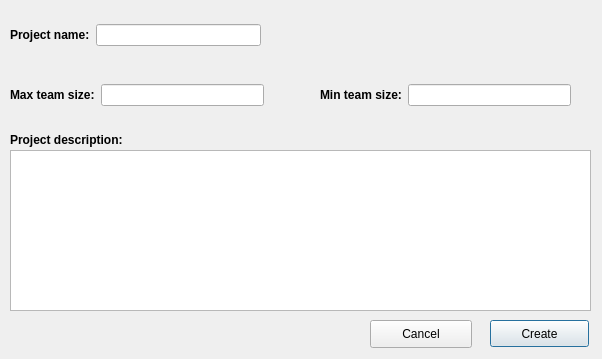
<?xml version="1.0" encoding="UTF-8"?>
<ui version="4.0">
 <class>ManageProjectWindow</class>
 <widget class="QDialog" name="ManageProjectWindow">
  <property name="geometry">
   <rect>
    <x>0</x>
    <y>0</y>
    <width>602</width>
    <height>359</height>
   </rect>
  </property>
  <property name="windowTitle">
   <string>Create Project</string>
  </property>
  <widget class="QPushButton" name="createBtn">
   <property name="geometry">
    <rect>
     <x>490</x>
     <y>320</y>
     <width>99</width>
     <height>27</height>
    </rect>
   </property>
   <property name="text">
    <string>Create</string>
   </property>
  </widget>
  <widget class="QLabel" name="label_6">
   <property name="geometry">
    <rect>
     <x>10</x>
     <y>130</y>
     <width>171</width>
     <height>20</height>
    </rect>
   </property>
   <property name="font">
    <font>
     <weight>75</weight>
     <bold>true</bold>
    </font>
   </property>
   <property name="text">
    <string>Project description:</string>
   </property>
  </widget>
  <widget class="QPlainTextEdit" name="projectDescriptionLE">
   <property name="geometry">
    <rect>
     <x>10</x>
     <y>150</y>
     <width>581</width>
     <height>161</height>
    </rect>
   </property>
  </widget>
  <widget class="QWidget" name="layoutWidget">
   <property name="geometry">
    <rect>
     <x>10</x>
     <y>20</y>
     <width>251</width>
     <height>30</height>
    </rect>
   </property>
   <layout class="QHBoxLayout" name="horizontalLayout_2">
    <item>
     <widget class="QLabel" name="label_3">
      <property name="font">
       <font>
        <weight>75</weight>
        <bold>true</bold>
       </font>
      </property>
      <property name="text">
       <string>Project name:</string>
      </property>
     </widget>
    </item>
    <item>
     <widget class="QLineEdit" name="projectNameLE"/>
    </item>
   </layout>
  </widget>
  <widget class="QWidget" name="layoutWidget">
   <property name="geometry">
    <rect>
     <x>10</x>
     <y>80</y>
     <width>254</width>
     <height>30</height>
    </rect>
   </property>
   <layout class="QHBoxLayout" name="horizontalLayout_3">
    <item>
     <widget class="QLabel" name="label">
      <property name="font">
       <font>
        <weight>75</weight>
        <bold>true</bold>
       </font>
      </property>
      <property name="text">
       <string>Max team size:</string>
      </property>
     </widget>
    </item>
    <item>
     <widget class="QLineEdit" name="maxTeamSizeLE"/>
    </item>
   </layout>
  </widget>
  <widget class="QWidget" name="layoutWidget">
   <property name="geometry">
    <rect>
     <x>320</x>
     <y>80</y>
     <width>251</width>
     <height>30</height>
    </rect>
   </property>
   <layout class="QHBoxLayout" name="horizontalLayout_4">
    <item>
     <widget class="QLabel" name="label_4">
      <property name="font">
       <font>
        <weight>75</weight>
        <bold>true</bold>
       </font>
      </property>
      <property name="text">
       <string>Min team size:</string>
      </property>
     </widget>
    </item>
    <item>
     <widget class="QLineEdit" name="minTeamSizeLE"/>
    </item>
   </layout>
  </widget>
  <widget class="QPushButton" name="cancelButton">
   <property name="geometry">
    <rect>
     <x>370</x>
     <y>320</y>
     <width>102</width>
     <height>28</height>
    </rect>
   </property>
   <property name="text">
    <string>Cancel</string>
   </property>
  </widget>
  <widget class="QLabel" name="statusLbl">
   <property name="geometry">
    <rect>
     <x>10</x>
     <y>330</y>
     <width>361</width>
     <height>17</height>
    </rect>
   </property>
   <property name="text">
    <string/>
   </property>
   <property name="wordWrap">
    <bool>true</bool>
   </property>
  </widget>
  <zorder>layoutWidget</zorder>
  <zorder>layoutWidget</zorder>
  <zorder>layoutWidget</zorder>
  <zorder>createBtn</zorder>
  <zorder>label_6</zorder>
  <zorder>projectDescriptionLE</zorder>
  <zorder>cancelButton</zorder>
  <zorder>statusLbl</zorder>
 </widget>
 <resources/>
 <connections/>
</ui>
